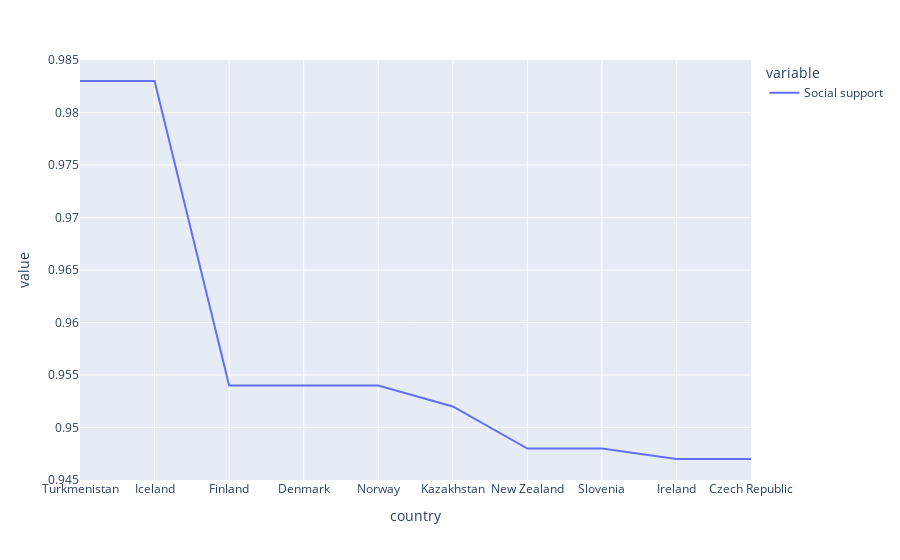

Notebook code for this chart:
### Code cell
px.line(top_socialsupport)

### Figure 1 — Plotly figure (JSON) as saved in the notebook; plotly's stock layout.template omitted (floating-point values rounded to 4 significant figures)
{"data": [{"hovertemplate": "variable=Social support<br>country=%{x}<br>value=%{y}<extra></extra>", "legendgroup": "Social support", "line": {"color": "#636efa", "dash": "solid"}, "mode": "lines", "name": "Social support", "orientation": "v", "showlegend": true, "type": "scatter", "x": ["Turkmenistan", "Iceland", "Finland", "Denmark", "Norway", "Kazakhstan", "New Zealand", "Slovenia", "Ireland", "Czech Republic"], "xaxis": "x", "y": [0.983, 0.983, 0.954, 0.954, 0.954, 0.952, 0.948, 0.948, 0.947, 0.947], "yaxis": "y"}], "layout": {"legend": {"title": {"text": "variable"}, "tracegroupgap": 0}, "margin": {"t": 60}, "xaxis": {"anchor": "y", "domain": [0, 1], "title": {"text": "country"}}, "yaxis": {"anchor": "x", "domain": [0, 1], "title": {"text": "value"}}}}
